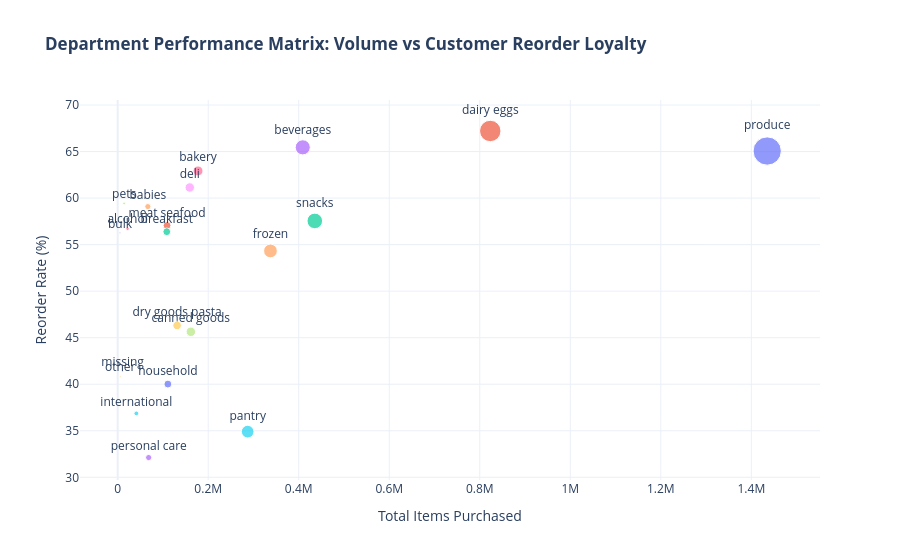

Notebook code cell kept with this figure:
### Markdown cell above
**Business Insight (Top Products):**
- **Organic & Fresh Produce Dominance:** **Banana**, **Bag of Organic Bananas**, **Organic Strawberries**, **Organic Baby Spinach**, aur **Organic Hass Avocado** top 5 items hain.
- Customers Instacart ko fresh grocery aur daily perishables ke liye sab se zyada use karte hain.

### Code cell
# Department Volume & Reorder Ratio Analysis
dept_summary = order_details.groupby('department').agg(
    total_orders=('product_id', 'count'),
    reorder_rate=('reordered', 'mean')
).reset_index().sort_values(by='total_orders', ascending=False)

dept_summary['reorder_pct'] = dept_summary['reorder_rate'] * 100

fig_dept = px.scatter(
    dept_summary,
    x='total_orders',
    y='reorder_pct',
    size='total_orders',
    color='department',
    text='department',
    labels={'total_orders': 'Total Items Purchased', 'reorder_pct': 'Reorder Rate (%)'},
    title='<b>Department Performance Matrix: Volume vs Customer Reorder Loyalty</b>'
)
fig_dept.update_traces(textposition='top center')
fig_dept.update_layout(template='plotly_white', showlegend=False)
fig_dept.show()

### Figure 1 — Plotly figure (JSON) as saved in the notebook; plotly's stock layout.template omitted (floating-point values rounded to 4 significant figures)
{"data": [{"hovertemplate": "department=%{text}<br>Total Items Purchased=%{marker.size}<br>Reorder Rate (%)=%{y}<extra></extra>", "legendgroup": "produce", "marker": {"color": "#636efa", "size": [1435026], "sizemode": "area", "sizeref": 3588.0, "symbol": "circle"}, "mode": "markers+text", "name": "produce", "orientation": "v", "showlegend": true, "text": ["produce"], "textposition": "top center", "type": "scatter", "x": [1435026], "xaxis": "x", "y": [65.06], "yaxis": "y"}, {"hovertemplate": "department=%{text}<br>Total Items Purchased=%{marker.size}<br>Reorder Rate (%)=%{y}<extra></extra>", "legendgroup": "dairy eggs", "marker": {"color": "#EF553B", "size": [823182], "sizemode": "area", "sizeref": 3588.0, "symbol": "circle"}, "mode": "markers+text", "name": "dairy eggs", "orientation": "v", "showlegend": true, "text": ["dairy eggs"], "textposition": "top center", "type": "scatter", "x": [823182], "xaxis": "x", "y": [67.21], "yaxis": "y"}, {"hovertemplate": "department=%{text}<br>Total Items Purchased=%{marker.size}<br>Reorder Rate (%)=%{y}<extra></extra>", "legendgroup": "snacks", "marker": {"color": "#00cc96", "size": [435497], "sizemode": "area", "sizeref": 3588.0, "symbol": "circle"}, "mode": "markers+text", "name": "snacks", "orientation": "v", "showlegend": true, "text": ["snacks"], "textposition": "top center", "type": "scatter", "x": [435497], "xaxis": "x", "y": [57.55], "yaxis": "y"}, {"hovertemplate": "department=%{text}<br>Total Items Purchased=%{marker.size}<br>Reorder Rate (%)=%{y}<extra></extra>", "legendgroup": "beverages", "marker": {"color": "#ab63fa", "size": [408923], "sizemode": "area", "sizeref": 3588.0, "symbol": "circle"}, "mode": "markers+text", "name": "beverages", "orientation": "v", "showlegend": true, "text": ["beverages"], "textposition": "top center", "type": "scatter", "x": [408923], "xaxis": "x", "y": [65.45], "yaxis": "y"}, {"hovertemplate": "department=%{text}<br>Total Items Purchased=%{marker.size}<br>Reorder Rate (%)=%{y}<extra></extra>", "legendgroup": "frozen", "marker": {"color": "#FFA15A", "size": [337549], "sizemode": "area", "sizeref": 3588.0, "symbol": "circle"}, "mode": "markers+text", "name": "frozen", "orientation": "v", "showlegend": true, "text": ["frozen"], "textposition": "top center", "type": "scatter", "x": [337549], "xaxis": "x", "y": [54.32], "yaxis": "y"}, {"hovertemplate": "department=%{text}<br>Total Items Purchased=%{marker.size}<br>Reorder Rate (%)=%{y}<extra></extra>", "legendgroup": "pantry", "marker": {"color": "#19d3f3", "size": [287199], "sizemode": "area", "sizeref": 3588.0, "symbol": "circle"}, "mode": "markers+text", "name": "pantry", "orientation": "v", "showlegend": true, "text": ["pantry"], "textposition": "top center", "type": "scatter", "x": [287199], "xaxis": "x", "y": [34.91], "yaxis": "y"}, {"hovertemplate": "department=%{text}<br>Total Items Purchased=%{marker.size}<br>Reorder Rate (%)=%{y}<extra></extra>", "legendgroup": "bakery", "marker": {"color": "#FF6692", "size": [177496], "sizemode": "area", "sizeref": 3588.0, "symbol": "circle"}, "mode": "markers+text", "name": "bakery", "orientation": "v", "showlegend": true, "text": ["bakery"], "textposition": "top center", "type": "scatter", "x": [177496], "xaxis": "x", "y": [62.92], "yaxis": "y"}, {"hovertemplate": "department=%{text}<br>Total Items Purchased=%{marker.size}<br>Reorder Rate (%)=%{y}<extra></extra>", "legendgroup": "canned goods", "marker": {"color": "#B6E880", "size": [161619], "sizemode": "area", "sizeref": 3588.0, "symbol": "circle"}, "mode": "markers+text", "name": "canned goods", "orientation": "v", "showlegend": true, "text": ["canned goods"], "textposition": "top center", "type": "scatter", "x": [161619], "xaxis": "x", "y": [45.64], "yaxis": "y"}, {"hovertemplate": "department=%{text}<br>Total Items Purchased=%{marker.size}<br>Reorder Rate (%)=%{y}<extra></extra>", "legendgroup": "deli", "marker": {"color": "#FF97FF", "size": [159244], "sizemode": "area", "sizeref": 3588.0, "symbol": "circle"}, "mode": "markers+text", "name": "deli", "orientation": "v", "showlegend": true, "text": ["deli"], "textposition": "top center", "type": "scatter", "x": [159244], "xaxis": "x", "y": [61.14], "yaxis": "y"}, {"hovertemplate": "department=%{text}<br>Total Items Purchased=%{marker.size}<br>Reorder Rate (%)=%{y}<extra></extra>", "legendgroup": "dry goods pasta", "marker": {"color": "#FECB52", "size": [131274], "sizemode": "area", "sizeref": 3588.0, "symbol": "circle"}, "mode": "markers+text", "name": "dry goods pasta", "orientation": "v", "showlegend": true, "text": ["dry goods pasta"], "textposition": "top center", "type": "scatter", "x": [131274], "xaxis": "x", "y": [46.32], "yaxis": "y"}, {"hovertemplate": "department=%{text}<br>Total Items Purchased=%{marker.size}<br>Reorder Rate (%)=%{y}<extra></extra>", "legendgroup": "household", "marker": {"color": "#636efa", "size": [110903], "sizemode": "area", "sizeref": 3588.0, "symbol": "circle"}, "mode": "markers+text", "name": "household", "orientation": "v", "showlegend": true, "text": ["household"], "textposition": "top center", "type": "scatter", "x": [110903], "xaxis": "x", "y": [40.02], "yaxis": "y"}, {"hovertemplate": "department=%{text}<br>Total Items Purchased=%{marker.size}<br>Reorder Rate (%)=%{y}<extra></extra>", "legendgroup": "meat seafood", "marker": {"color": "#EF553B", "size": [109069], "sizemode": "area", "sizeref": 3588.0, "symbol": "circle"}, "mode": "markers+text", "name": "meat seafood", "orientation": "v", "showlegend": true, "text": ["meat seafood"], "textposition": "top center", "type": "scatter", "x": [109069], "xaxis": "x", "y": [57.06], "yaxis": "y"}, {"hovertemplate": "department=%{text}<br>Total Items Purchased=%{marker.size}<br>Reorder Rate (%)=%{y}<extra></extra>", "legendgroup": "breakfast", "marker": {"color": "#00cc96", "size": [108451], "sizemode": "area", "sizeref": 3588.0, "symbol": "circle"}, "mode": "markers+text", "name": "breakfast", "orientation": "v", "showlegend": true, "text": ["breakfast"], "textposition": "top center", "type": "scatter", "x": [108451], "xaxis": "x", "y": [56.38], "yaxis": "y"}, {"hovertemplate": "department=%{text}<br>Total Items Purchased=%{marker.size}<br>Reorder Rate (%)=%{y}<extra></extra>", "legendgroup": "personal care", "marker": {"color": "#ab63fa", "size": [68442], "sizemode": "area", "sizeref": 3588.0, "symbol": "circle"}, "mode": "markers+text", "name": "personal care", "orientation": "v", "showlegend": true, "text": ["personal care"], "textposition": "top center", "type": "scatter", "x": [68442], "xaxis": "x", "y": [32.12], "yaxis": "y"}, {"hovertemplate": "department=%{text}<br>Total Items Purchased=%{marker.size}<br>Reorder Rate (%)=%{y}<extra></extra>", "legendgroup": "babies", "marker": {"color": "#FFA15A", "size": [66621], "sizemode": "area", "sizeref": 3588.0, "symbol": "circle"}, "mode": "markers+text", "name": "babies", "orientation": "v", "showlegend": true, "text": ["babies"], "textposition": "top center", "type": "scatter", "x": [66621], "xaxis": "x", "y": [59.09], "yaxis": "y"}, {"hovertemplate": "department=%{text}<br>Total Items Purchased=%{marker.size}<br>Reorder Rate (%)=%{y}<extra></extra>", "legendgroup": "international", "marker": {"color": "#19d3f3", "size": [41177], "sizemode": "area", "sizeref": 3588.0, "symbol": "circle"}, "mode": "markers+text", "name": "international", "orientation": "v", "showlegend": true, "text": ["international"], "textposition": "top center", "type": "scatter", "x": [41177], "xaxis": "x", "y": [36.87], "yaxis": "y"}, {"hovertemplate": "department=%{text}<br>Total Items Purchased=%{marker.size}<br>Reorder Rate (%)=%{y}<extra></extra>", "legendgroup": "alcohol", "marker": {"color": "#FF6692", "size": [21853], "sizemode": "area", "sizeref": 3588.0, "symbol": "circle"}, "mode": "markers+text", "name": "alcohol", "orientation": "v", "showlegend": true, "text": ["alcohol"], "textposition": "top center", "type": "scatter", "x": [21853], "xaxis": "x", "y": [56.7], "yaxis": "y"}, {"hovertemplate": "department=%{text}<br>Total Items Purchased=%{marker.size}<br>Reorder Rate (%)=%{y}<extra></extra>", "legendgroup": "pets", "marker": {"color": "#B6E880", "size": [14213], "sizemode": "area", "sizeref": 3588.0, "symbol": "circle"}, "mode": "markers+text", "name": "pets", "orientation": "v", "showlegend": true, "text": ["pets"], "textposition": "top center", "type": "scatter", "x": [14213], "xaxis": "x", "y": [59.43], "yaxis": "y"}, {"hovertemplate": "department=%{text}<br>Total Items Purchased=%{marker.size}<br>Reorder Rate (%)=%{y}<extra></extra>", "legendgroup": "missing", "marker": {"color": "#FF97FF", "size": [10775], "sizemode": "area", "sizeref": 3588.0, "symbol": "circle"}, "mode": "markers+text", "name": "missing", "orientation": "v", "showlegend": true, "text": ["missing"], "textposition": "top center", "type": "scatter", "x": [10775], "xaxis": "x", "y": [41.41], "yaxis": "y"}, {"hovertemplate": "department=%{text}<br>Total Items Purchased=%{marker.size}<br>Reorder Rate (%)=%{y}<extra></extra>", "legendgroup": "other", "marker": {"color": "#FECB52", "size": [5580], "sizemode": "area", "sizeref": 3588.0, "symbol": "circle"}, "mode": "markers+text", "name": "other", "orientation": "v", "showlegend": true, "text": ["other"], "textposition": "top center", "type": "scatter", "x": [5580], "xaxis": "x", "y": [40.82], "yaxis": "y"}, {"hovertemplate": "department=%{text}<br>Total Items Purchased=%{marker.size}<br>Reorder Rate (%)=%{y}<extra></extra>", "legendgroup": "bulk", "marker": {"color": "#636efa", "size": [5126], "sizemode": "area", "sizeref": 3588.0, "symbol": "circle"}, "mode": "markers+text", "name": "bulk", "orientation": "v", "showlegend": true, "text": ["bulk"], "textposition": "top center", "type": "scatter", "x": [5126], "xaxis": "x", "y": [56.26], "yaxis": "y"}], "layout": {"legend": {"itemsizing": "constant", "title": {"text": "department"}, "tracegroupgap": 0}, "showlegend": false, "title": {"text": "<b>Department Performance Matrix: Volume vs Customer Reorder Loyalty</b>"}, "xaxis": {"anchor": "y", "domain": [0, 1], "title": {"text": "Total Items Purchased"}}, "yaxis": {"anchor": "x", "domain": [0, 1], "title": {"text": "Reorder Rate (%)"}}}}
